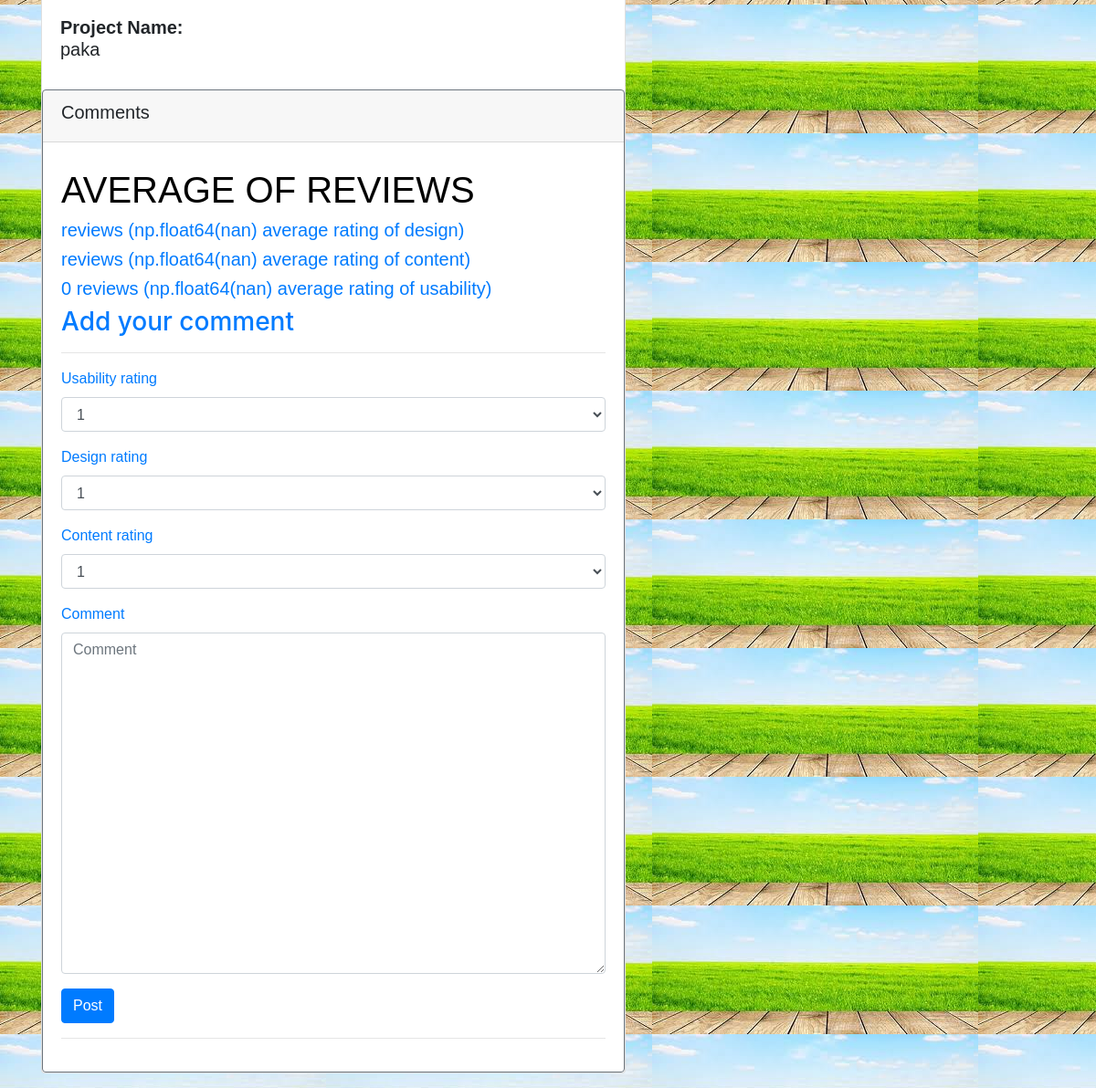
Before: /image1 (lower part) with the older database file.
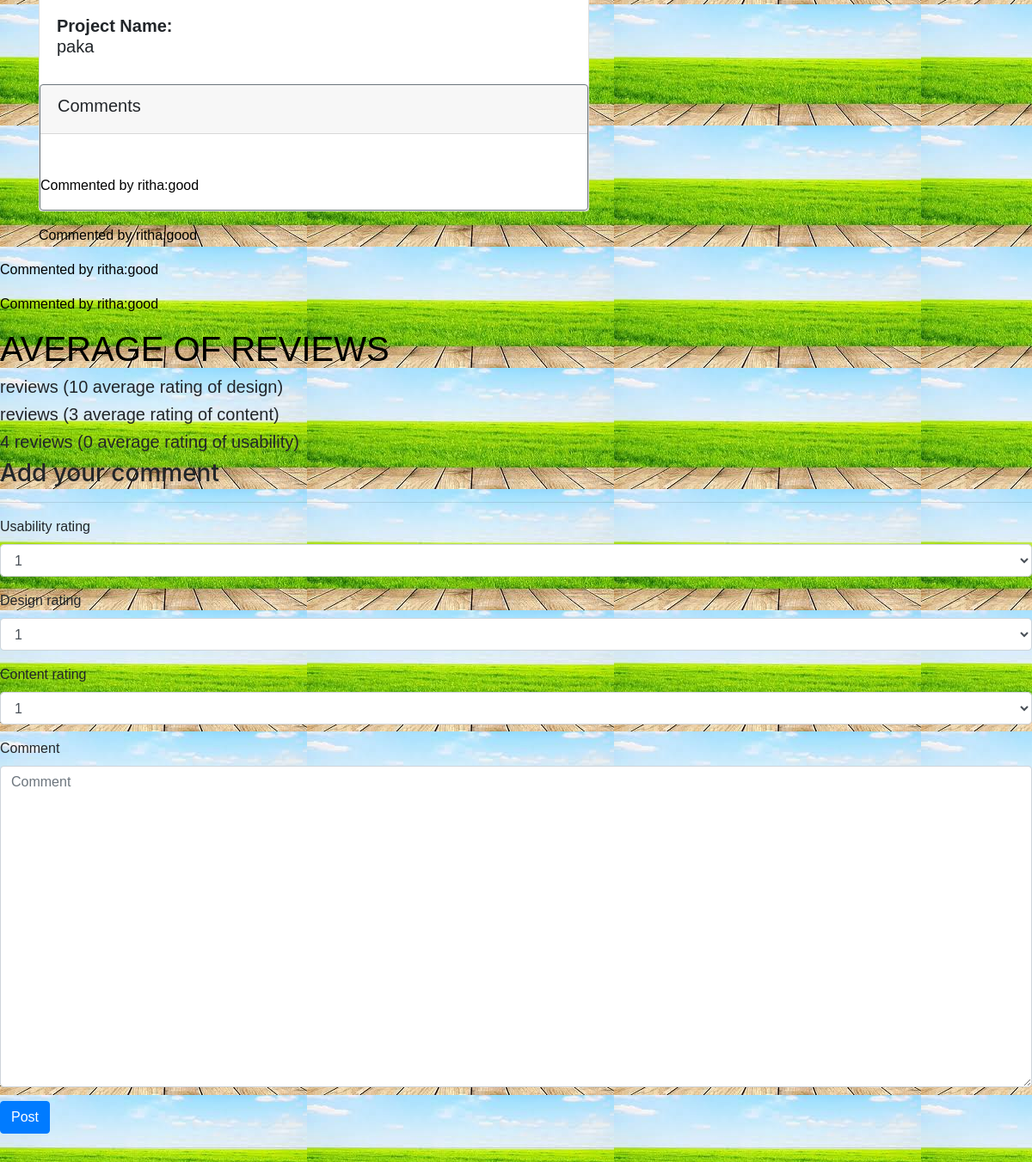
After: the same page with the newer database file.
### awardApp/models.py (models this page shows, shortened)
class Project(models.Model):
    title= models.TextField(max_length=200, null=True, blank=True, default='title')
    project_image = models.ImageField(upload_to='picture/', null=True, blank=True)
    description =models.TextField()
    project_url=models.URLField(max_length=250)
    def average_design(self):
        design_ratings = list(map(lambda x: x.design_rating, self.reviews.all()))
        return np.mean(design_ratings)
    def average_usability(self):
        usability_ratings = list(map(lambda x:x.usability_rating, self.reviews.all()))
        return np.mean(usability_ratings)
    def average_content(self):
        content_ratings = list(map(lambda x: x.content_rating, self.reviews.all()))
        return np.mean(content_ratings)

class Review(models.Model):
      RATING_CHOICES=(
        (1,'1'),
        (2,'2'),
        (3,'3'),
        (4,'4'),
        (5,'5'),
        (6,'6'),
        (7,'7'),
        (8,'8'),
        (9,'9'),
        (10,'10'),
      )
      project= models.ForeignKey(Project, null=True, blank=True,on_delete=models.CASCADE,related_name="reviews")
      user=models.ForeignKey(User, null=True, blank=True,on_delete=models.CASCADE, related_name='review')
      image=models.ForeignKey(Image,on_delete=models.CASCADE,related_name='reviews', null=True, blank=True)
      comment= models.TextField()
      design_rating= models.IntegerField(choices=RATING_CHOICES,default=0)
      usability_rating=models.IntegerField(choices=RATING_CHOICES,default=0)
      content_rating= models.IntegerField(choices=RATING_CHOICES, default=0)
      def get_comment(self, id):
          comments = Review.objects.filter(image_id=id)
          return comments

### awardApp/views.py (the view)
# urls.py: url(r'^image(\d+)',views.project,name='project'),
def project(request, id):
    try:
        project = Project.objects.get(pk = id)
    except DoesNotExit:
         raise Htt404()
    current_user = request.user
    comments = Review.get_comment(Review, id)
    latest_review_list= Review.objects.all()
    if request.method == 'POST':
       form = ReviewForm(request.POST)
       if form.is_valid():
         design_rating = form.cleaned_data['design_rating']
         content_rating = form.cleaned_data['content_rating']
         usability_rating = form.cleaned_data['usability_rating']
         comment = form.cleaned_data['comment']
         review = Review()
         review.project = project
         review.user = current_user
         review.comment = comment
         review.design_rating = design_rating
         review.content_rating = content_rating
         review.save()
    else:
        form = ReviewForm()
    return render(request,'image.html', {"project": project,'form':form,'comments':comments,'latest_review_list':latest_review_list})

### awardApp/forms.py
class ReviewForm(forms.ModelForm):
       class Meta:
           model= Review
           fields= ['usability_rating','design_rating','content_rating','comment']
           widgets ={
             'comment':Textarea(attrs={'cols':40, 'rows':15}),
           }

### awardApp/templates/image.html (shortened to what this page needs)
{% extends 'base.html'%}{% load static%}{% load bootstrap4%}
{% block content%}
<div class="container">
  <div class="card mb-3" style="width:40rem;">
   <div class="card-body">
     <h5 class="card-title" style="font-family: 'Dosis', sans-serif;"><strong>Project Name:</strong>
     <br>
     {{project.title}}
    </h5>
   </div>
   <div class="card border-secondary">
     <div class="card-header">
       <h5 style="font-family: 'Dosis', sans-serif;">Comments</h5>
     </div>
     <div class="card-body text-primary">
       {% for review in latest_review_list%}
     </div>
     <p style="color:black; font-family:'Dosis', sans-serif;">Commented by {{review.user}}:{{review.comment}}</p>
   </div>
   {% endfor%}
     <h1 style="color: black;font-family: 'Dosis', sans-serif;">AVERAGE OF REVIEWS</h1>
<h5 style="font-family: 'Dosis',sans-serif;">{{ project.review.count}} reviews ({{project.average_design| floatformat}} average rating of design)</h5>
<h5 style="font-family: 'Dosis',sans-serif;">{{ project.review.count}} reviews ({{project.average_content| floatformat}} average rating of content)</h5>
<h5 style="font-family: 'Dosis',sans-serif;">{{ project.reviews.count}} reviews ({{project.average_usability| floatformat}} average rating of usability)</h5>
<h3 style="font-family: 'Dosis' sans-serif;">Add your comment</h3>
<hr>
<form action="" method="post" style="font-family: 'Dosis',sans-serif">
  {%csrf_token%} {% bootstrap_form form%}
  <input type="submit" class="btn btn-primary" value="Post">
</form>
<hr>
</div>
</div>
</div>
</div>
{% endblock%}

### awardApp/templates/base.html (shortened to what this page needs)
{% load bootstrap4 %}
{% load static%}
<html>
<head>
   {% block styles %} {% bootstrap_css%}
  <link rel="stylesheet" href="{% static 'css/styles.css'%}">
  {% endblock %}
</head>
<body>
  {% include "navbar.html" %} {% block content %}{% endblock%}
</body>
</html>

### awardApp/templates/navbar.html (shortened to what this page needs)
{% load static%}

### static/css/styles.css (style rules this page uses)
body { background-image:url('static/images/back.jpeg'); }

Changed rows visible on the page:
computed for Project "paka": average_design "np.float64(nan)" → "10"; average_content "np.float64(nan)" → "3"; reviews.count "0" → "4"; average_usability "np.float64(nan)" → "0"
added Review: user "ritha", comment "good"
added Review: user "ritha", comment "good"
added Review: user "ritha", comment "good"
added Review: user "ritha", comment "good"
